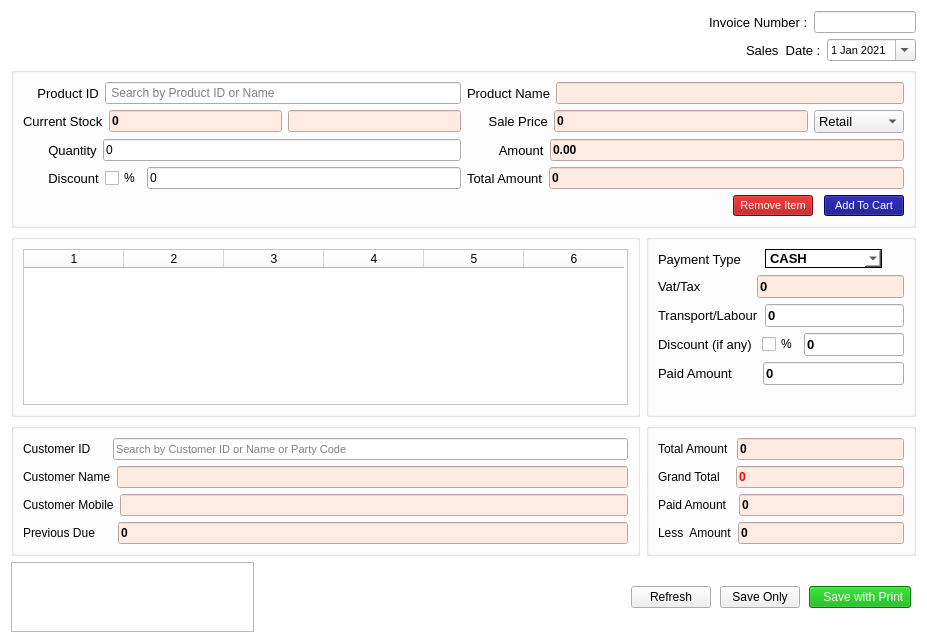
<?xml version="1.0" encoding="UTF-8"?>
<ui version="4.0">
 <class>Form</class>
 <widget class="QWidget" name="Form">
  <property name="windowModality">
   <enum>Qt::ApplicationModal</enum>
  </property>
  <property name="enabled">
   <bool>true</bool>
  </property>
  <property name="geometry">
   <rect>
    <x>0</x>
    <y>0</y>
    <width>927</width>
    <height>643</height>
   </rect>
  </property>
  <property name="acceptDrops">
   <bool>true</bool>
  </property>
  <property name="windowTitle">
   <string>Form</string>
  </property>
  <property name="layoutDirection">
   <enum>Qt::LeftToRight</enum>
  </property>
  <property name="styleSheet">
   <string notr="true">QWidget#Form{
background-color: rgb(255, 255, 255);
	color: rgb(0, 0, 0);
}</string>
  </property>
  <property name="inputMethodHints">
   <set>Qt::ImhDate|Qt::ImhDialableCharactersOnly|Qt::ImhDigitsOnly|Qt::ImhEmailCharactersOnly|Qt::ImhExclusiveInputMask|Qt::ImhFormattedNumbersOnly|Qt::ImhHiddenText|Qt::ImhLatinOnly|Qt::ImhLowercaseOnly|Qt::ImhMultiLine|Qt::ImhNoAutoUppercase|Qt::ImhNoEditMenu|Qt::ImhNoPredictiveText|Qt::ImhNoTextHandles|Qt::ImhPreferLatin|Qt::ImhPreferLowercase|Qt::ImhPreferNumbers|Qt::ImhPreferUppercase|Qt::ImhSensitiveData|Qt::ImhTime|Qt::ImhUppercaseOnly|Qt::ImhUrlCharactersOnly</set>
  </property>
  <layout class="QGridLayout" name="gridLayout_26">
   <item row="0" column="2">
    <spacer name="horizontalSpacer_3">
     <property name="orientation">
      <enum>Qt::Horizontal</enum>
     </property>
     <property name="sizeHint" stdset="0">
      <size>
       <width>261</width>
       <height>20</height>
      </size>
     </property>
    </spacer>
   </item>
   <item row="0" column="3">
    <layout class="QGridLayout" name="gridLayout_21">
     <item row="0" column="0">
      <layout class="QGridLayout" name="gridLayout_20">
       <item row="0" column="1">
        <widget class="QLabel" name="label_10">
         <property name="font">
          <font>
           <pointsize>10</pointsize>
          </font>
         </property>
         <property name="text">
          <string>Invoice Number :</string>
         </property>
        </widget>
       </item>
       <item row="0" column="2">
        <widget class="QLineEdit" name="invoice">
         <property name="font">
          <font>
           <pointsize>8</pointsize>
          </font>
         </property>
         <property name="readOnly">
          <bool>true</bool>
         </property>
        </widget>
       </item>
       <item row="0" column="0">
        <spacer name="horizontalSpacer_7">
         <property name="orientation">
          <enum>Qt::Horizontal</enum>
         </property>
         <property name="sizeHint" stdset="0">
          <size>
           <width>40</width>
           <height>20</height>
          </size>
         </property>
        </spacer>
       </item>
      </layout>
     </item>
     <item row="1" column="0">
      <layout class="QGridLayout" name="gridLayout_6">
       <item row="0" column="1">
        <widget class="QLabel" name="label_8">
         <property name="font">
          <font>
           <pointsize>10</pointsize>
          </font>
         </property>
         <property name="text">
          <string>Sales  Date :</string>
         </property>
        </widget>
       </item>
       <item row="0" column="2">
        <widget class="QDateEdit" name="dateEdit">
         <property name="font">
          <font>
           <pointsize>8</pointsize>
          </font>
         </property>
         <property name="calendarPopup">
          <bool>true</bool>
         </property>
         <property name="date">
          <date>
           <year>2021</year>
           <month>1</month>
           <day>1</day>
          </date>
         </property>
        </widget>
       </item>
       <item row="0" column="0">
        <spacer name="horizontalSpacer_8">
         <property name="orientation">
          <enum>Qt::Horizontal</enum>
         </property>
         <property name="sizeHint" stdset="0">
          <size>
           <width>40</width>
           <height>20</height>
          </size>
         </property>
        </spacer>
       </item>
      </layout>
     </item>
    </layout>
   </item>
   <item row="1" column="0" colspan="4">
    <widget class="QGroupBox" name="groupBox">
     <property name="font">
      <font>
       <pointsize>10</pointsize>
      </font>
     </property>
     <property name="styleSheet">
      <string notr="true"/>
     </property>
     <property name="title">
      <string/>
     </property>
     <layout class="QGridLayout" name="gridLayout_25">
      <item row="0" column="0">
       <layout class="QGridLayout" name="gridLayout_24">
        <item row="0" column="0">
         <layout class="QGridLayout" name="gridLayout_23">
          <item row="0" column="0">
           <widget class="QLabel" name="label_2">
            <property name="font">
             <font>
              <pointsize>10</pointsize>
             </font>
            </property>
            <property name="text">
             <string>    Product ID</string>
            </property>
           </widget>
          </item>
          <item row="0" column="1">
           <widget class="QLineEdit" name="pv">
            <property name="font">
             <font>
              <pointsize>9</pointsize>
             </font>
            </property>
            <property name="placeholderText">
             <string> Search by Product ID or Name</string>
            </property>
           </widget>
          </item>
         </layout>
        </item>
        <item row="0" column="1">
         <layout class="QGridLayout" name="gridLayout_22">
          <item row="0" column="0">
           <widget class="QLabel" name="label_15">
            <property name="font">
             <font>
              <pointsize>10</pointsize>
             </font>
            </property>
            <property name="text">
             <string>Product Name</string>
            </property>
           </widget>
          </item>
          <item row="0" column="1">
           <widget class="QLineEdit" name="pn">
            <property name="font">
             <font>
              <pointsize>9</pointsize>
              <weight>75</weight>
              <bold>true</bold>
             </font>
            </property>
            <property name="styleSheet">
             <string notr="true">background-color: rgb(255, 235, 225);</string>
            </property>
            <property name="readOnly">
             <bool>true</bool>
            </property>
           </widget>
          </item>
         </layout>
        </item>
       </layout>
      </item>
      <item row="1" column="0">
       <layout class="QGridLayout" name="gridLayout_18">
        <item row="0" column="0">
         <layout class="QGridLayout" name="gridLayout_19">
          <item row="0" column="0">
           <widget class="QLabel" name="label_4">
            <property name="font">
             <font>
              <pointsize>10</pointsize>
             </font>
            </property>
            <property name="text">
             <string>Current Stock</string>
            </property>
           </widget>
          </item>
          <item row="0" column="1">
           <widget class="QLineEdit" name="stockshow">
            <property name="font">
             <font>
              <pointsize>9</pointsize>
              <weight>75</weight>
              <bold>true</bold>
             </font>
            </property>
            <property name="styleSheet">
             <string notr="true">background-color: rgb(255, 235, 225);</string>
            </property>
            <property name="text">
             <string>0</string>
            </property>
            <property name="readOnly">
             <bool>true</bool>
            </property>
           </widget>
          </item>
          <item row="0" column="2">
           <widget class="QLineEdit" name="unit">
            <property name="font">
             <font>
              <pointsize>9</pointsize>
             </font>
            </property>
            <property name="styleSheet">
             <string notr="true">background-color: rgb(255, 235, 225);</string>
            </property>
            <property name="readOnly">
             <bool>true</bool>
            </property>
           </widget>
          </item>
         </layout>
        </item>
        <item row="0" column="1">
         <layout class="QGridLayout" name="gridLayout_17">
          <item row="0" column="0">
           <widget class="QLabel" name="label_7">
            <property name="font">
             <font>
              <pointsize>10</pointsize>
             </font>
            </property>
            <property name="text">
             <string>      Sale Price</string>
            </property>
           </widget>
          </item>
          <item row="0" column="1">
           <widget class="QLineEdit" name="sale">
            <property name="font">
             <font>
              <pointsize>9</pointsize>
              <weight>75</weight>
              <bold>true</bold>
             </font>
            </property>
            <property name="layoutDirection">
             <enum>Qt::RightToLeft</enum>
            </property>
            <property name="styleSheet">
             <string notr="true">background-color: rgb(255, 235, 225);</string>
            </property>
            <property name="text">
             <string>0</string>
            </property>
            <property name="readOnly">
             <bool>false</bool>
            </property>
           </widget>
          </item>
          <item row="0" column="2">
           <widget class="QComboBox" name="stype">
            <property name="font">
             <font>
              <pointsize>10</pointsize>
             </font>
            </property>
            <item>
             <property name="text">
              <string>Retail</string>
             </property>
            </item>
            <item>
             <property name="text">
              <string>Wholesale</string>
             </property>
            </item>
           </widget>
          </item>
         </layout>
        </item>
       </layout>
      </item>
      <item row="2" column="0">
       <layout class="QGridLayout" name="gridLayout_16">
        <item row="0" column="0">
         <layout class="QGridLayout" name="gridLayout_15">
          <item row="0" column="0">
           <widget class="QLabel" name="label_3">
            <property name="font">
             <font>
              <pointsize>10</pointsize>
             </font>
            </property>
            <property name="text">
             <string>       Quantity</string>
            </property>
           </widget>
          </item>
          <item row="0" column="1">
           <widget class="QLineEdit" name="qtn">
            <property name="font">
             <font>
              <pointsize>9</pointsize>
             </font>
            </property>
            <property name="layoutDirection">
             <enum>Qt::RightToLeft</enum>
            </property>
            <property name="text">
             <string>0</string>
            </property>
           </widget>
          </item>
         </layout>
        </item>
        <item row="0" column="1">
         <layout class="QGridLayout" name="gridLayout_14">
          <item row="0" column="0">
           <widget class="QLabel" name="label_12">
            <property name="font">
             <font>
              <pointsize>10</pointsize>
             </font>
            </property>
            <property name="text">
             <string>         Amount</string>
            </property>
           </widget>
          </item>
          <item row="0" column="1">
           <widget class="QLineEdit" name="itemvalue">
            <property name="font">
             <font>
              <pointsize>9</pointsize>
              <weight>75</weight>
              <bold>true</bold>
             </font>
            </property>
            <property name="styleSheet">
             <string notr="true">background-color: rgb(255, 235, 225);</string>
            </property>
            <property name="text">
             <string>0.00</string>
            </property>
            <property name="readOnly">
             <bool>true</bool>
            </property>
           </widget>
          </item>
         </layout>
        </item>
       </layout>
      </item>
      <item row="3" column="0">
       <layout class="QGridLayout" name="gridLayout_13">
        <item row="0" column="0">
         <layout class="QGridLayout" name="gridLayout_12">
          <item row="0" column="0">
           <widget class="QLabel" name="label_24">
            <property name="font">
             <font>
              <pointsize>10</pointsize>
             </font>
            </property>
            <property name="text">
             <string>       Discount</string>
            </property>
           </widget>
          </item>
          <item row="0" column="1">
           <widget class="QCheckBox" name="ppercent">
            <property name="text">
             <string>%</string>
            </property>
           </widget>
          </item>
          <item row="0" column="2">
           <widget class="QLineEdit" name="discount_p">
            <property name="font">
             <font>
              <pointsize>9</pointsize>
             </font>
            </property>
            <property name="layoutDirection">
             <enum>Qt::RightToLeft</enum>
            </property>
            <property name="text">
             <string>0</string>
            </property>
            <property name="readOnly">
             <bool>false</bool>
            </property>
           </widget>
          </item>
         </layout>
        </item>
        <item row="0" column="1">
         <layout class="QGridLayout" name="gridLayout_3">
          <item row="0" column="0">
           <widget class="QLabel" name="label_14">
            <property name="font">
             <font>
              <pointsize>10</pointsize>
             </font>
            </property>
            <property name="text">
             <string>Total Amount</string>
            </property>
           </widget>
          </item>
          <item row="0" column="1">
           <widget class="QLineEdit" name="totalpp">
            <property name="font">
             <font>
              <pointsize>9</pointsize>
              <weight>75</weight>
              <bold>true</bold>
             </font>
            </property>
            <property name="styleSheet">
             <string notr="true">background-color: rgb(255, 235, 225);</string>
            </property>
            <property name="text">
             <string>0</string>
            </property>
            <property name="readOnly">
             <bool>true</bool>
            </property>
           </widget>
          </item>
         </layout>
        </item>
       </layout>
      </item>
      <item row="4" column="0">
       <layout class="QHBoxLayout" name="horizontalLayout_8">
        <property name="spacing">
         <number>11</number>
        </property>
        <item>
         <spacer name="horizontalSpacer_2">
          <property name="orientation">
           <enum>Qt::Horizontal</enum>
          </property>
          <property name="sizeHint" stdset="0">
           <size>
            <width>40</width>
            <height>20</height>
           </size>
          </property>
         </spacer>
        </item>
        <item>
         <widget class="QPushButton" name="deleteb">
          <property name="font">
           <font>
            <pointsize>8</pointsize>
           </font>
          </property>
          <property name="styleSheet">
           <string notr="true">background-color: rgb(170, 0, 0);
color: rgb(255, 255, 255);</string>
          </property>
          <property name="text">
           <string>Remove Item</string>
          </property>
         </widget>
        </item>
        <item>
         <widget class="QPushButton" name="additemb">
          <property name="font">
           <font>
            <pointsize>8</pointsize>
           </font>
          </property>
          <property name="styleSheet">
           <string notr="true">background-color: rgb(0, 0, 127);
color: rgb(255, 255, 255);</string>
          </property>
          <property name="text">
           <string>Add To Cart</string>
          </property>
         </widget>
        </item>
       </layout>
      </item>
     </layout>
    </widget>
   </item>
   <item row="2" column="0" colspan="4">
    <layout class="QGridLayout" name="gridLayout_7" columnstretch="7,3">
     <item row="0" column="0">
      <widget class="QGroupBox" name="groupBox_3">
       <property name="title">
        <string/>
       </property>
       <layout class="QGridLayout" name="gridLayout_5">
        <item row="0" column="0">
         <widget class="QTableWidget" name="tableWidget">
          <property name="font">
           <font>
            <family>MS Shell Dlg 2</family>
            <pointsize>10</pointsize>
            <weight>50</weight>
            <italic>false</italic>
            <bold>false</bold>
           </font>
          </property>
          <property name="styleSheet">
           <string notr="true">font: 10pt &quot;MS Shell Dlg 2&quot;;
background-color: rgb(255, 255, 255);
width:100%;

</string>
          </property>
          <property name="columnCount">
           <number>6</number>
          </property>
          <attribute name="horizontalHeaderCascadingSectionResizes">
           <bool>true</bool>
          </attribute>
          <attribute name="verticalHeaderCascadingSectionResizes">
           <bool>false</bool>
          </attribute>
          <column/>
          <column/>
          <column/>
          <column/>
          <column/>
          <column/>
         </widget>
        </item>
       </layout>
      </widget>
     </item>
     <item row="0" column="1">
      <widget class="QGroupBox" name="groupBox_4">
       <property name="font">
        <font>
         <pointsize>10</pointsize>
        </font>
       </property>
       <property name="styleSheet">
        <string notr="true"/>
       </property>
       <property name="title">
        <string/>
       </property>
       <layout class="QGridLayout" name="gridLayout_2">
        <item row="6" column="0">
         <widget class="QLabel" name="label_5">
          <property name="text">
           <string/>
          </property>
         </widget>
        </item>
        <item row="0" column="0">
         <layout class="QGridLayout" name="gridLayout_9">
          <item row="0" column="1">
           <widget class="QComboBox" name="paytype">
            <property name="font">
             <font>
              <pointsize>10</pointsize>
              <weight>75</weight>
              <bold>true</bold>
             </font>
            </property>
            <property name="styleSheet">
             <string notr="true">background-color: rgb(255, 255, 255);
color: rgb(0, 0, 0);
border:1px solid black;</string>
            </property>
            <item>
             <property name="text">
              <string>CASH</string>
             </property>
            </item>
            <item>
             <property name="text">
              <string>BANK</string>
             </property>
            </item>
            <item>
             <property name="text">
              <string>Mobile Banking</string>
             </property>
            </item>
            <item>
             <property name="text">
              <string>OTHERS</string>
             </property>
            </item>
           </widget>
          </item>
          <item row="0" column="0">
           <widget class="QLabel" name="label_13">
            <property name="font">
             <font>
              <pointsize>10</pointsize>
             </font>
            </property>
            <property name="text">
             <string>Payment Type     </string>
            </property>
           </widget>
          </item>
          <item row="0" column="2">
           <spacer name="horizontalSpacer_5">
            <property name="orientation">
             <enum>Qt::Horizontal</enum>
            </property>
            <property name="sizeHint" stdset="0">
             <size>
              <width>40</width>
              <height>20</height>
             </size>
            </property>
           </spacer>
          </item>
         </layout>
        </item>
        <item row="2" column="0">
         <layout class="QHBoxLayout" name="horizontalLayout_13">
          <item>
           <widget class="QLabel" name="label_17">
            <property name="font">
             <font>
              <pointsize>10</pointsize>
             </font>
            </property>
            <property name="text">
             <string>Vat/Tax              </string>
            </property>
           </widget>
          </item>
          <item>
           <widget class="QLineEdit" name="vat">
            <property name="font">
             <font>
              <pointsize>10</pointsize>
              <weight>75</weight>
              <bold>true</bold>
             </font>
            </property>
            <property name="layoutDirection">
             <enum>Qt::RightToLeft</enum>
            </property>
            <property name="styleSheet">
             <string notr="true">background-color: rgb(255, 235, 225);</string>
            </property>
            <property name="text">
             <string>0</string>
            </property>
            <property name="readOnly">
             <bool>true</bool>
            </property>
           </widget>
          </item>
         </layout>
        </item>
        <item row="3" column="0">
         <layout class="QHBoxLayout" name="horizontalLayout_14">
          <item>
           <widget class="QLabel" name="label_18">
            <property name="font">
             <font>
              <pointsize>10</pointsize>
             </font>
            </property>
            <property name="text">
             <string>Transport/Labour</string>
            </property>
           </widget>
          </item>
          <item>
           <widget class="QLineEdit" name="labour">
            <property name="font">
             <font>
              <pointsize>10</pointsize>
              <weight>75</weight>
              <bold>true</bold>
             </font>
            </property>
            <property name="layoutDirection">
             <enum>Qt::RightToLeft</enum>
            </property>
            <property name="text">
             <string>0</string>
            </property>
            <property name="readOnly">
             <bool>false</bool>
            </property>
           </widget>
          </item>
         </layout>
        </item>
        <item row="4" column="0">
         <layout class="QHBoxLayout" name="horizontalLayout_19">
          <item>
           <widget class="QLabel" name="label_23">
            <property name="font">
             <font>
              <pointsize>10</pointsize>
             </font>
            </property>
            <property name="text">
             <string>Discount (if any) </string>
            </property>
           </widget>
          </item>
          <item>
           <widget class="QCheckBox" name="discountpercent">
            <property name="text">
             <string>%</string>
            </property>
           </widget>
          </item>
          <item>
           <widget class="QLineEdit" name="discount">
            <property name="font">
             <font>
              <pointsize>10</pointsize>
              <weight>75</weight>
              <bold>true</bold>
             </font>
            </property>
            <property name="layoutDirection">
             <enum>Qt::RightToLeft</enum>
            </property>
            <property name="text">
             <string>0</string>
            </property>
            <property name="readOnly">
             <bool>false</bool>
            </property>
           </widget>
          </item>
         </layout>
        </item>
        <item row="5" column="0">
         <layout class="QHBoxLayout" name="horizontalLayout_15">
          <item>
           <widget class="QLabel" name="label_16">
            <property name="font">
             <font>
              <pointsize>10</pointsize>
             </font>
            </property>
            <property name="text">
             <string>Paid Amount       </string>
            </property>
           </widget>
          </item>
          <item>
           <widget class="QLineEdit" name="paid">
            <property name="font">
             <font>
              <pointsize>10</pointsize>
              <weight>75</weight>
              <bold>true</bold>
             </font>
            </property>
            <property name="layoutDirection">
             <enum>Qt::RightToLeft</enum>
            </property>
            <property name="text">
             <string>0</string>
            </property>
            <property name="readOnly">
             <bool>false</bool>
            </property>
           </widget>
          </item>
         </layout>
        </item>
       </layout>
      </widget>
     </item>
    </layout>
   </item>
   <item row="3" column="0" colspan="4">
    <layout class="QGridLayout" name="gridLayout_11" columnstretch="7,3">
     <item row="0" column="0">
      <widget class="QGroupBox" name="groupBox_2">
       <property name="title">
        <string/>
       </property>
       <layout class="QGridLayout" name="gridLayout_8">
        <item row="1" column="0">
         <layout class="QGridLayout" name="gridLayout">
          <item row="0" column="0">
           <widget class="QLabel" name="label_9">
            <property name="font">
             <font>
              <pointsize>9</pointsize>
             </font>
            </property>
            <property name="text">
             <string>Customer Name</string>
            </property>
           </widget>
          </item>
          <item row="0" column="1">
           <widget class="QLineEdit" name="cn">
            <property name="font">
             <font>
              <pointsize>8</pointsize>
              <weight>75</weight>
              <bold>true</bold>
             </font>
            </property>
            <property name="styleSheet">
             <string notr="true">background-color: rgb(255, 235, 225);</string>
            </property>
            <property name="readOnly">
             <bool>true</bool>
            </property>
           </widget>
          </item>
         </layout>
        </item>
        <item row="2" column="0">
         <layout class="QGridLayout" name="gridLayout_4">
          <item row="0" column="0">
           <widget class="QLabel" name="label_11">
            <property name="font">
             <font>
              <pointsize>9</pointsize>
             </font>
            </property>
            <property name="text">
             <string>Customer Mobile</string>
            </property>
           </widget>
          </item>
          <item row="0" column="1">
           <widget class="QLineEdit" name="mobile">
            <property name="styleSheet">
             <string notr="true">background-color: rgb(255, 235, 225);</string>
            </property>
            <property name="readOnly">
             <bool>true</bool>
            </property>
            <property name="clearButtonEnabled">
             <bool>false</bool>
            </property>
           </widget>
          </item>
         </layout>
        </item>
        <item row="3" column="0">
         <layout class="QHBoxLayout" name="horizontalLayout_22">
          <item>
           <widget class="QLabel" name="label_25">
            <property name="font">
             <font>
              <pointsize>9</pointsize>
             </font>
            </property>
            <property name="text">
             <string>Previous Due     </string>
            </property>
           </widget>
          </item>
          <item>
           <widget class="QLineEdit" name="previousdue">
            <property name="baseSize">
             <size>
              <width>10</width>
              <height>11</height>
             </size>
            </property>
            <property name="font">
             <font>
              <pointsize>9</pointsize>
              <weight>75</weight>
              <bold>true</bold>
             </font>
            </property>
            <property name="layoutDirection">
             <enum>Qt::RightToLeft</enum>
            </property>
            <property name="styleSheet">
             <string notr="true">background-color: rgb(255, 235, 225);

</string>
            </property>
            <property name="text">
             <string>0</string>
            </property>
            <property name="readOnly">
             <bool>true</bool>
            </property>
           </widget>
          </item>
         </layout>
        </item>
        <item row="0" column="0">
         <layout class="QHBoxLayout" name="horizontalLayout">
          <item>
           <widget class="QLabel" name="label">
            <property name="font">
             <font>
              <pointsize>9</pointsize>
             </font>
            </property>
            <property name="text">
             <string>Customer ID     </string>
            </property>
           </widget>
          </item>
          <item>
           <widget class="QLineEdit" name="sv">
            <property name="font">
             <font>
              <pointsize>8</pointsize>
             </font>
            </property>
            <property name="placeholderText">
             <string>Search by Customer ID or Name or Party Code</string>
            </property>
           </widget>
          </item>
         </layout>
        </item>
       </layout>
      </widget>
     </item>
     <item row="0" column="1">
      <widget class="QGroupBox" name="groupBox_5">
       <property name="font">
        <font>
         <pointsize>12</pointsize>
        </font>
       </property>
       <property name="styleSheet">
        <string notr="true">max-height:195px;</string>
       </property>
       <property name="title">
        <string/>
       </property>
       <layout class="QGridLayout" name="gridLayout_10">
        <item row="0" column="0">
         <layout class="QHBoxLayout" name="horizontalLayout_16">
          <item>
           <widget class="QLabel" name="label_19">
            <property name="font">
             <font>
              <pointsize>9</pointsize>
             </font>
            </property>
            <property name="text">
             <string>Total Amount </string>
            </property>
           </widget>
          </item>
          <item>
           <widget class="QLineEdit" name="total">
            <property name="baseSize">
             <size>
              <width>10</width>
              <height>11</height>
             </size>
            </property>
            <property name="font">
             <font>
              <pointsize>9</pointsize>
              <weight>75</weight>
              <bold>true</bold>
             </font>
            </property>
            <property name="layoutDirection">
             <enum>Qt::RightToLeft</enum>
            </property>
            <property name="styleSheet">
             <string notr="true">background-color: rgb(255, 235, 225);
</string>
            </property>
            <property name="text">
             <string>0</string>
            </property>
            <property name="readOnly">
             <bool>true</bool>
            </property>
           </widget>
          </item>
         </layout>
        </item>
        <item row="1" column="0">
         <layout class="QHBoxLayout" name="horizontalLayout_17">
          <item>
           <widget class="QLabel" name="label_21">
            <property name="font">
             <font>
              <pointsize>9</pointsize>
             </font>
            </property>
            <property name="text">
             <string>Grand Total   </string>
            </property>
           </widget>
          </item>
          <item>
           <widget class="QLineEdit" name="grand">
            <property name="font">
             <font>
              <pointsize>9</pointsize>
              <weight>75</weight>
              <bold>true</bold>
             </font>
            </property>
            <property name="layoutDirection">
             <enum>Qt::RightToLeft</enum>
            </property>
            <property name="styleSheet">
             <string notr="true">color: rgb(255, 0, 0);
background-color: rgb(255, 235, 225);
</string>
            </property>
            <property name="text">
             <string>0</string>
            </property>
            <property name="readOnly">
             <bool>true</bool>
            </property>
           </widget>
          </item>
         </layout>
        </item>
        <item row="2" column="0">
         <layout class="QHBoxLayout" name="horizontalLayout_18">
          <item>
           <widget class="QLabel" name="label_22">
            <property name="font">
             <font>
              <pointsize>9</pointsize>
             </font>
            </property>
            <property name="text">
             <string>Paid Amount  </string>
            </property>
           </widget>
          </item>
          <item>
           <widget class="QLineEdit" name="paidtext">
            <property name="font">
             <font>
              <pointsize>9</pointsize>
              <weight>75</weight>
              <bold>true</bold>
             </font>
            </property>
            <property name="layoutDirection">
             <enum>Qt::RightToLeft</enum>
            </property>
            <property name="styleSheet">
             <string notr="true">background-color: rgb(255, 235, 225);</string>
            </property>
            <property name="text">
             <string>0</string>
            </property>
            <property name="readOnly">
             <bool>true</bool>
            </property>
           </widget>
          </item>
         </layout>
        </item>
        <item row="3" column="0">
         <layout class="QHBoxLayout" name="horizontalLayout_21">
          <item>
           <widget class="QLabel" name="label_20">
            <property name="font">
             <font>
              <pointsize>9</pointsize>
             </font>
            </property>
            <property name="text">
             <string>Less  Amount</string>
            </property>
           </widget>
          </item>
          <item>
           <widget class="QLineEdit" name="less">
            <property name="font">
             <font>
              <pointsize>9</pointsize>
              <weight>75</weight>
              <bold>true</bold>
             </font>
            </property>
            <property name="layoutDirection">
             <enum>Qt::RightToLeft</enum>
            </property>
            <property name="styleSheet">
             <string notr="true">background-color: rgb(255, 235, 225);</string>
            </property>
            <property name="text">
             <string>0</string>
            </property>
            <property name="readOnly">
             <bool>true</bool>
            </property>
           </widget>
          </item>
         </layout>
        </item>
       </layout>
      </widget>
     </item>
    </layout>
   </item>
   <item row="4" column="1">
    <spacer name="horizontalSpacer">
     <property name="orientation">
      <enum>Qt::Horizontal</enum>
     </property>
     <property name="sizeHint" stdset="0">
      <size>
       <width>167</width>
       <height>20</height>
      </size>
     </property>
    </spacer>
   </item>
   <item row="4" column="2" colspan="2">
    <layout class="QHBoxLayout" name="horizontalLayout_23">
     <property name="spacing">
      <number>9</number>
     </property>
     <property name="topMargin">
      <number>15</number>
     </property>
     <property name="rightMargin">
      <number>5</number>
     </property>
     <property name="bottomMargin">
      <number>15</number>
     </property>
     <item>
      <spacer name="horizontalSpacer_4">
       <property name="orientation">
        <enum>Qt::Horizontal</enum>
       </property>
       <property name="sizeHint" stdset="0">
        <size>
         <width>40</width>
         <height>20</height>
        </size>
       </property>
      </spacer>
     </item>
     <item>
      <widget class="QPushButton" name="clearb">
       <property name="font">
        <font>
         <pointsize>9</pointsize>
        </font>
       </property>
       <property name="text">
        <string>Refresh</string>
       </property>
      </widget>
     </item>
     <item>
      <widget class="QPushButton" name="saveonlyb">
       <property name="font">
        <font>
         <pointsize>9</pointsize>
        </font>
       </property>
       <property name="text">
        <string>Save Only</string>
       </property>
      </widget>
     </item>
     <item>
      <widget class="QPushButton" name="purchaseb">
       <property name="font">
        <font>
         <pointsize>9</pointsize>
        </font>
       </property>
       <property name="styleSheet">
        <string notr="true">background-color: rgb(0, 170, 0);
color: rgb(255, 255, 255);</string>
       </property>
       <property name="text">
        <string>   Save with Print </string>
       </property>
      </widget>
     </item>
    </layout>
   </item>
   <item row="4" column="0">
    <widget class="QTextEdit" name="textEdit">
     <property name="styleSheet">
      <string notr="true">height:0;
width:0;</string>
     </property>
    </widget>
   </item>
  </layout>
 </widget>
 <resources/>
 <connections/>
</ui>
